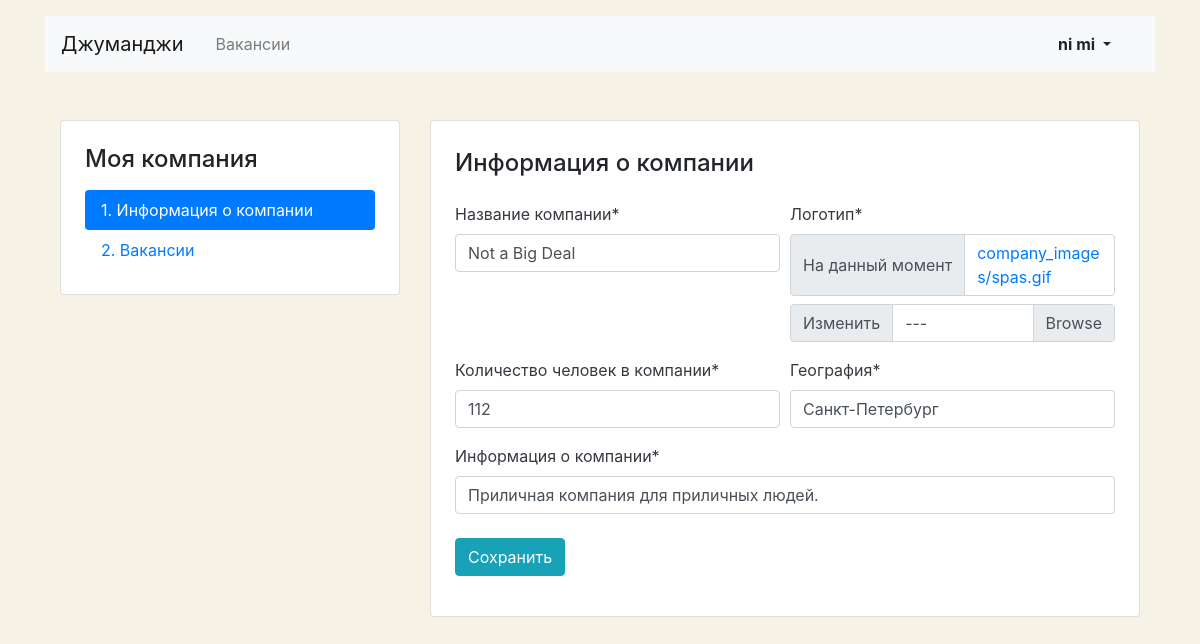
Page /mycompany/ (signed in) on the earlier database version.
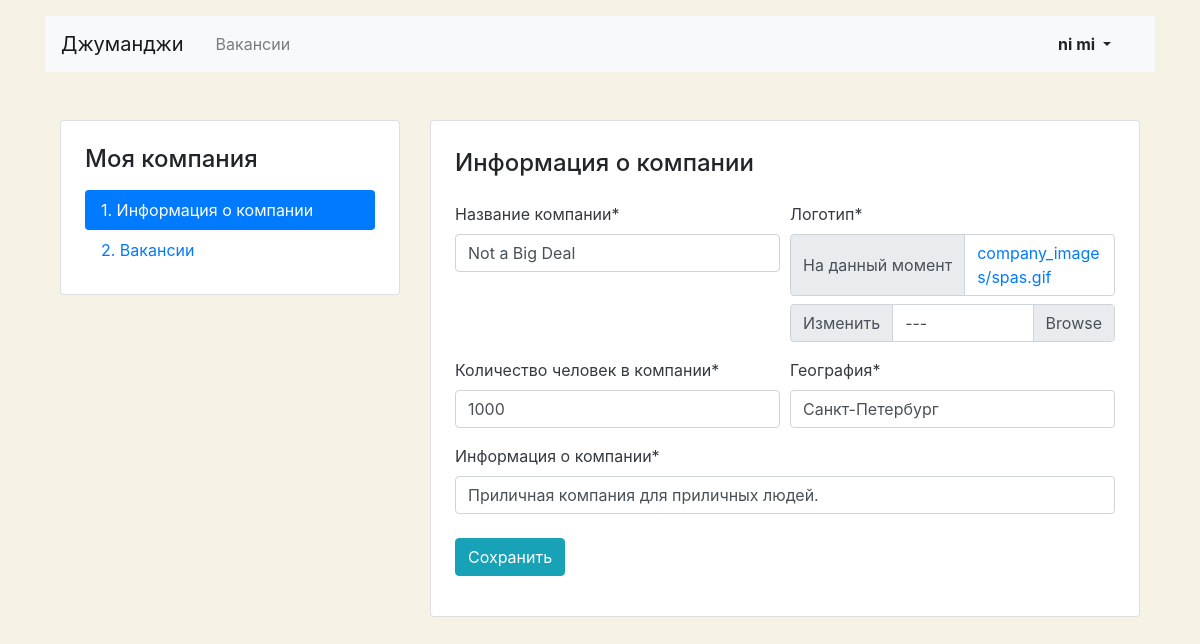
Same page on the later database version.
### job/models.py (models this page shows, shortened)
class Company(models.Model):
    name = models.CharField(max_length=32)
    location = models.CharField(max_length=32)
    logo = models.ImageField(upload_to=MEDIA_COMPANY_IMAGE_DIR)
    description = models.CharField(max_length=100)
    employee_count = models.IntegerField()
    owner = models.OneToOneField(User, on_delete=models.PROTECT, blank=True, null=True)

### job/views/account.py (the view, shortened to what this page needs)
# urls.py: path('mycompany/', MyCompanyView.as_view(), name='my_company'),
@method_decorator(login_required, name='dispatch')
class MyCompanyView(View):
    def get(self, request):
        if not Company.objects.filter(owner_id=request.user.id).exists():
            return render(request, 'job/company-create.html')
        company = Company.objects.get(owner_id=request.user.id)
        context = {
            'form': EditCompanyForm(instance=company),
        }
        return render(request, 'job/company-edit.html', context)

### job/forms.py
class EditCompanyForm(forms.ModelForm):
    class Meta:
        model = Company
        fields = ['name', 'location', 'logo', 'description', 'employee_count']
        labels = {
            'name': 'Название компании',
            'location': 'География',
            'logo': 'Логотип',
            'description': 'Информация о компании',
            'employee_count': 'Количество человек в компании',
        }
    def __init__(self, *args, **kwargs):
        super().__init__(*args, **kwargs)
        self.helper = FormHelper()
        self.helper.form_method = 'post'
        self.helper.label_class = 'mb-2 text-dark'
        self.helper.add_input(Submit('submit', 'Сохранить', css_class='btn btn-info'))
        self.helper.layout = Layout(
            Row(
                Column('name'), Column('logo'),
            ),
            Row(
                Column('employee_count'), Column('location'),
            ),
            Row(
                Column('description'),
            ),
        )

### job/templates/job/company-edit.html (shortened to what this page needs)
{% extends 'job/base.html' %}
{% block content %}
<main class="container mt-3 pb-5">
  <div class="row mt-5">
    {% include 'job/MyCompany_sidebar_menu.html' %}
    <div class="col-12 col-lg-8">
      <div class="card">
        <div class="card-body px-4 pb-4">
          <section class="tab-pane fade show active">
            <h2 class="h4 pt-2 pb-3">Информация о&nbsp;компании</h2>
            {% load crispy_forms_tags %}
            {% crispy form form.helper %}
          </section>
        </div>
      </div>
    </div>
  </div>
</main>
{% endblock %}

Differences in the rows shown:
changed Company "Not a Big Deal": employee_count "112" → "1000"
